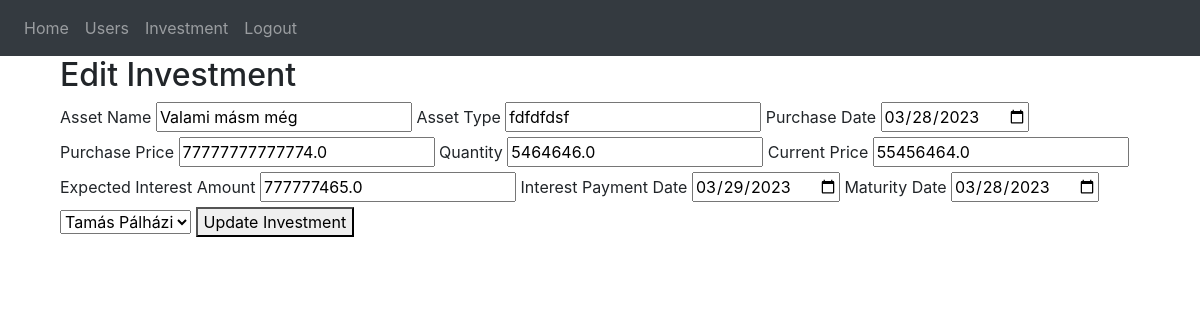
/edit-investment/3 (signed in), run on an earlier commit of the app's database.
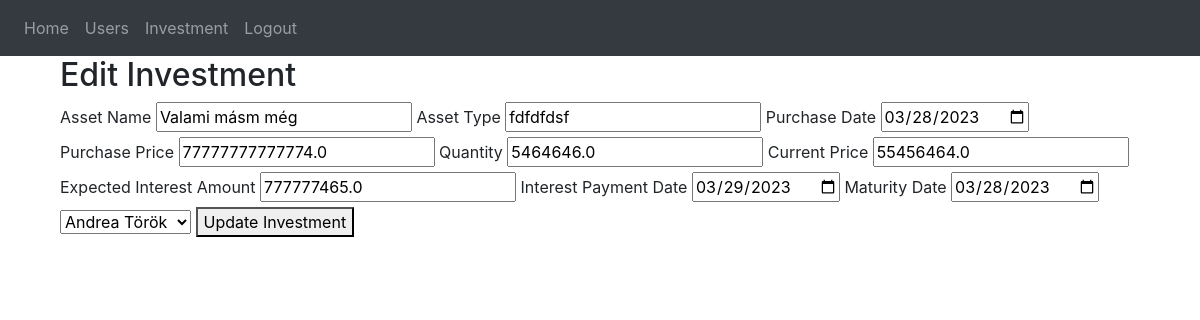
And on a later commit of the database.
### website/models.py (models this page shows)
class Investment(db.Model):
    id = db.Column(db.Integer, primary_key=True)
    asset_name = db.Column(db.String(150))
    asset_type = db.Column(db.String(150))
    purchase_date = db.Column(db.DateTime(timezone=True))
    purchase_price = db.Column(db.Float)
    quantity = db.Column(db.Float)
    current_price = db.Column(db.Float)
    expected_interest_amount = db.Column(db.Float)
    interest_payment_date = db.Column(db.DateTime(timezone=True))
    maturity_date = db.Column(db.DateTime(timezone=True))
    user_id = db.Column(db.Integer, db.ForeignKey('user.id'))
    user = db.relationship('User', back_populates='investments')

class User(db.Model, UserMixin):
    id = db.Column(db.Integer, primary_key=True)
    email = db.Column(db.String(150), unique=True)
    password = db.Column(db.String(150))
    first_name = db.Column(db.String(150))
    second_name = db.Column(db.String(150))
    notes = db.relationship('Note')

### website/views.py (the view, shortened to what this page needs)
@views.route('/edit-investment/<int:investment_id>', methods=['GET', 'POST'])
@login_required
def edit_investment(investment_id):
    investment = Investment.query.get_or_404(investment_id)
    users = User.query.all()  # Hozzáadva
    return render_template('edit_investment.html', investment=investment, user=current_user, users=users)  # Módosítva

### website/__init__.py (called while the page is built)
def create_app():
    app = Flask(__name__)
    app.config['SECRET_KEY'] = 'hjshjhdjah kjshkjdhjs'
    app.config['SQLALCHEMY_DATABASE_URI'] = f'sqlite:///{DB_NAME}'
    db.init_app(app)
    from .views import views
    from .auth import auth
    app.register_blueprint(views, url_prefix='/')
    app.register_blueprint(auth, url_prefix='/')
    from .models import User, Note
    with app.app_context():
        db.create_all()
    login_manager = LoginManager()
    login_manager.login_view = 'auth.login'
    login_manager.init_app(app)
    @login_manager.user_loader
    def load_user(id):
        return User.query.get(int(id))
    return app

### website/templates/edit_investment.html
{% extends "base.html" %}
{% block content %}
    <div class="container">
        <h2>Edit Investment</h2>
        <form action="{{ url_for('views.edit_investment', investment_id=investment.id) }}" method="post">
            <label for="assetName">Asset Name</label>
            <input type="text" name="assetName" id="assetName" value="{{ investment.asset_name }}" required>
            <label for="assetType">Asset Type</label>
            <input type="text" name="assetType" id="assetType" value="{{ investment.asset_type }}" required>
            <label for="purchaseDate">Purchase Date</label>
            <input type="date" name="purchaseDate" id="purchaseDate" value="{{ investment.purchase_date.date() }}" required>
            <label for="purchasePrice">Purchase Price</label>
            <input type="number" step="any" name="purchasePrice" id="purchasePrice" value="{{ investment.purchase_price }}" required>
            <label for="quantity">Quantity</label>
            <input type="number" step="any" name="quantity" id="quantity" value="{{ investment.quantity }}" required>
            <label for="currentPrice">Current Price</label>
            <input type="number" step="any" name="currentPrice" id="currentPrice" value="{{ investment.current_price }}" required>
            <label for="expectedInterestAmount">Expected Interest Amount</label>
            <input type="number" step="any" name="expectedInterestAmount" id="expectedInterestAmount" value="{{ investment.expected_interest_amount }}" required>
            <label for="interestPaymentDate">Interest Payment Date</label>
            <input type="date" name="interestPaymentDate" id="interestPaymentDate" value="{{ investment.interest_payment_date.date() }}" required>
            <label for="maturityDate">Maturity Date</label>
            <input type="date" name="maturityDate" id="maturityDate" value="{{ investment.maturity_date.date() }}" required>
            <select name="user" id="user" required>
                {% for user in users %}
                    <option value="{{ user.id }}" {% if user.id == investment.user_id %}selected{% endif %}>{{ user.first_name }} {{ user.second_name }}</option>
                {% endfor %}
            </select>
            <button type="submit">Update Investment</button>
        </form>
    </div>
{% endblock %}

What changed in the data, as far as the page shows it:
changed Investment "Valami másm még": user "Tamás Pálházi" → "Andrea Török"
